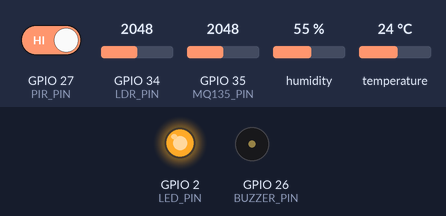
Simulated run of this sketch. Board: ESP32. On the bench: output pins drawn as LEDs (lit = HIGH), buzzer (waves = sounding, pin HIGH). The inputs (shaded band) are chosen by the test bench; at power-on: GPIO 27 (PIR_PIN) HIGH, GPIO 34 (LDR_PIN) = 2048, GPIO 35 (MQ135_PIN) = 2048, humidity 55 %, temperature 24 °C. WiFi joins after 1.5 s; servers stay silent unless stated; uploads are accepted with an empty reply; what the sketch prints to the serial monitor is not drawn.

Above: at 1.6 s.
At 4.2 s:
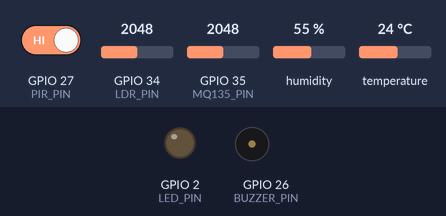
4.3 s: GPIO 27 (PIR_PIN) driven LOW
10.6 s: GPIO 27 (PIR_PIN) driven HIGH
Timing chart, 0 to 13.6 s (numbered marks = the images above; inputs shaded):
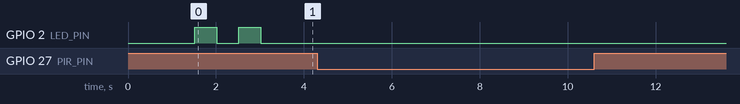

The sketch:

smart_hostel_esp32.ino
```cpp
/*
 * AIoT Smart Hostel Environment Analytics & Anomaly Prediction
 * Firmware for ESP32 with DHT11/DHT22, LDR, PIR, MQ-135, Buzzer, LED
 *
 * Hardware Pin Mapping:
 * - DHT22 / DHT11 DATA : GPIO 4   (Internal pull-up or 10k resistor to 3.3V)
 * - LDR Analog In      : GPIO 34  (ADC1_CH6 - Input only, safe analog pin)
 * - MQ-135 Analog In   : GPIO 35  (ADC1_CH7 - Input only, safe analog pin)
 * - PIR Motion Sensor  : GPIO 27  (Digital Input)
 * - Alert Buzzer       : GPIO 26  (Digital Output)
 * - Status / Alert LED : GPIO 2   (Onboard / External LED Output)
 */

#include <WiFi.h>
#include <HTTPClient.h>
#include <ArduinoJson.h> // ArduinoJson library v6 or v7
#include "DHT.h"

// ================= USER CONFIGURATION =================
const char* WIFI_SSID     = "HOSTEL_WIFI_SSID";
const char* WIFI_PASSWORD = "HOSTEL_WIFI_PASSWORD";

// FastAPI Backend URL endpoint for sensor ingestion
const char* BACKEND_URL   = "http://192.168.1.100:8000/api/sensor-data";

// Device Identification
const int   ROOM_ID       = 101;
const char* DEVICE_ID     = "ESP32_HOSTEL_101";

// Sensor loop interval (milliseconds)
const unsigned long SENSOR_INTERVAL_MS = 5000; // 5 seconds
// =======================================================

// Pin Definitions
#define DHTPIN       4
#define DHTTYPE      DHT22   // or DHT11
#define LDR_PIN      34
#define MQ135_PIN    35
#define PIR_PIN      27
#define BUZZER_PIN   26
#define LED_PIN      2

DHT dht(DHTPIN, DHTTYPE);

unsigned long lastReadTime = 0;
int consecutiveFailures = 0;

void setup() {
  Serial.begin(115200);
  delay(1000);
  Serial.println("\n==================================================");
  Serial.println("AIoT Smart Hostel Environment Node Starting...");
  Serial.printf("Room ID: %d | Device: %s\n", ROOM_ID, DEVICE_ID);
  Serial.println("==================================================");

  // Initialize GPIOs
  pinMode(PIR_PIN, INPUT);
  pinMode(BUZZER_PIN, OUTPUT);
  pinMode(LED_PIN, OUTPUT);
  digitalWrite(BUZZER_PIN, LOW);
  digitalWrite(LED_PIN, LOW);

  // Initialize DHT
  dht.begin();

  // Connect to Wi-Fi
  connectWiFi();
}

void connectWiFi() {
  Serial.printf("\nConnecting to Wi-Fi SSID: %s", WIFI_SSID);
  WiFi.mode(WIFI_STA);
  WiFi.begin(WIFI_SSID, WIFI_PASSWORD);

  int attempts = 0;
  while (WiFi.status() != WL_CONNECTED && attempts < 20) {
    delay(500);
    Serial.print(".");
    digitalWrite(LED_PIN, !digitalRead(LED_PIN)); // Flash LED while connecting
    attempts++;
  }

  if (WiFi.status() == WL_CONNECTED) {
    Serial.println("\n[WiFi] Connected successfully!");
    Serial.printf("[WiFi] IP Address: %s | RSSI: %d dBm\n",
                  WiFi.localIP().toString().c_str(), WiFi.RSSI());
    digitalWrite(LED_PIN, HIGH);
    delay(500);
    digitalWrite(LED_PIN, LOW);
  } else {
    Serial.println("\n[WiFi] Connection failed! Will retry in main loop...");
  }
}

void soundAlarm(int beeps, int delayMs) {
  for (int i = 0; i < beeps; i++) {
    digitalWrite(BUZZER_PIN, HIGH);
    digitalWrite(LED_PIN, HIGH);
    delay(delayMs);
    digitalWrite(BUZZER_PIN, LOW);
    digitalWrite(LED_PIN, LOW);
    delay(delayMs);
  }
}

void loop() {
  unsigned long now = millis();

  // Check Wi-Fi reconnection
  if (WiFi.status() != WL_CONNECTED) {
    digitalWrite(LED_PIN, LOW);
    if (now - lastReadTime >= 10000) {
      Serial.println("[WiFi] Connection lost. Attempting reconnection...");
      connectWiFi();
      lastReadTime = now;
    }
    return;
  }

  // Periodic sensor acquisition & transmission
  if (now - lastReadTime >= SENSOR_INTERVAL_MS) {
    lastReadTime = now;

    // 1. Read DHT
    float temperature = dht.readTemperature();
    float humidity    = dht.readHumidity();

    // 2. Read Light Dependent Resistor (LDR) (0 - 4095 on 12-bit ADC)
    int ldrRaw = analogRead(LDR_PIN);
    // Convert to scaled Lux approx (0 - 1000)
    int lightIntensity = map(ldrRaw, 0, 4095, 0, 1000);

    // 3. Read PIR Motion Sensor
    int motionDetected = digitalRead(PIR_PIN);

    // 4. Read MQ-135 Gas / Air Quality sensor (ADC 0 - 4095)
    int mqRaw = analogRead(MQ135_PIN);
    float airQualityPpm = (mqRaw / 4095.0) * 300.0 + 30.0; // Scaled PPM estimation

    // Sensor Validation
    if (isnan(temperature) || isnan(humidity)) {
      Serial.println("[Sensor Error] Failed to read from DHT sensor! Retrying next cycle...");
      return;
    }

    Serial.println("\n-------------------------------------------");
    Serial.printf("[Sensors] Room: %d | Temp: %.1f °C | Humidity: %.1f %%\n", ROOM_ID, temperature, humidity);
    Serial.printf("[Sensors] Light: %d lx | Motion: %s | Air Quality: %.1f ppm\n",
                  lightIntensity, motionDetected ? "YES" : "NO", airQualityPpm);

    // Build JSON payload
    StaticJsonDocument<256> doc;
    doc["room_id"]      = ROOM_ID;
    doc["temperature"]  = round(temperature * 10.0) / 10.0;
    doc["humidity"]     = round(humidity * 10.0) / 10.0;
    doc["light"]        = lightIntensity;
    doc["motion"]       = motionDetected;
    doc["air_quality"]  = round(airQualityPpm * 10.0) / 10.0;
    doc["is_simulated"] = false;

    String jsonPayload;
    serializeJson(doc, jsonPayload);

    // Transmit via HTTP POST to FastAPI
    HTTPClient http;
    http.begin(BACKEND_URL);
    http.addHeader("Content-Type", "application/json");
    http.setTimeout(4000);

    Serial.printf("[HTTP] POST %s -> %s\n", BACKEND_URL, jsonPayload.c_str());
    int httpResponseCode = http.POST(jsonPayload);

    if (httpResponseCode > 0) {
      String responseBody = http.getString();
      Serial.printf("[HTTP] Response [%d]: %s\n", httpResponseCode, responseBody.c_str());

      // Parse response to check for real-time anomaly alarm trigger
      StaticJsonDocument<512> respDoc;
      DeserializationError err = deserializeJson(respDoc, responseBody);
      if (!err) {
        bool isAnomaly = respDoc["is_anomaly"] | false;
        const char* severity = respDoc["severity"] | "NORMAL";

        if (isAnomaly) {
          Serial.printf("[ALARM TRIGGERED] Severity: %s - Activating Buzzer & LED!\n", severity);
          if (strcmp(severity, "CRITICAL") == 0) {
            soundAlarm(3, 150); // 3 rapid beeps for critical
          } else {
            soundAlarm(1, 200); // 1 beep for warning
          }
        }
      }
      consecutiveFailures = 0;
    } else {
      Serial.printf("[HTTP] Error sending POST: %s (Code: %d)\n",
                    http.errorToString(httpResponseCode).c_str(), httpResponseCode);
      consecutiveFailures++;
      if (consecutiveFailures >= 5) {
        Serial.println("[HTTP] Multiple failures detected. Testing network connection...");
      }
    }
    http.end();
  }
}
```

Measured:
- after the input at 4.3 s, every drawn part: stays the same
- after the input at 10.6 s, every drawn part: stays the same
